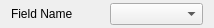
<?xml version="1.0" encoding="UTF-8"?>
<ui version="4.0">
 <class>EnumField</class>
 <widget class="QWidget" name="EnumField">
  <property name="geometry">
   <rect>
    <x>0</x>
    <y>0</y>
    <width>214</width>
    <height>28</height>
   </rect>
  </property>
  <property name="sizePolicy">
   <sizepolicy hsizetype="Preferred" vsizetype="Fixed">
    <horstretch>0</horstretch>
    <verstretch>0</verstretch>
   </sizepolicy>
  </property>
  <property name="windowTitle">
   <string>Form</string>
  </property>
  <layout class="QHBoxLayout" name="horizontalLayout">
   <property name="topMargin">
    <number>3</number>
   </property>
   <property name="bottomMargin">
    <number>3</number>
   </property>
   <item>
    <widget class="QLabel" name="label">
     <property name="enabled">
      <bool>true</bool>
     </property>
     <property name="text">
      <string>Field Name</string>
     </property>
    </widget>
   </item>
   <item>
    <widget class="QComboBox" name="comboBox">
     <property name="currentText">
      <string/>
     </property>
    </widget>
   </item>
  </layout>
 </widget>
 <resources/>
 <connections/>
</ui>
